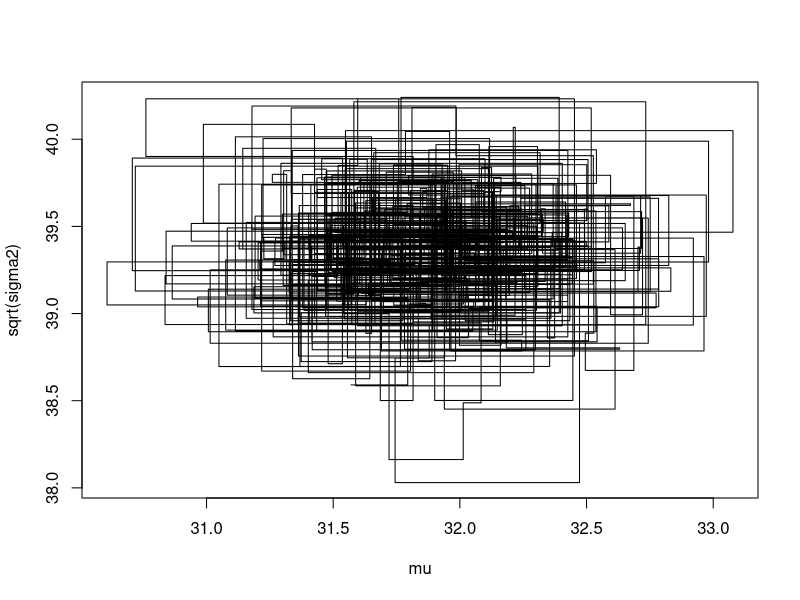
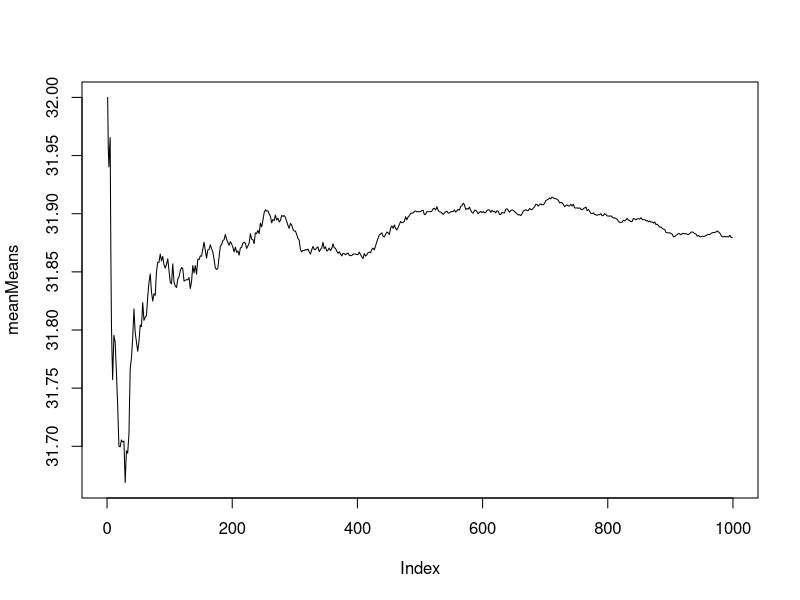
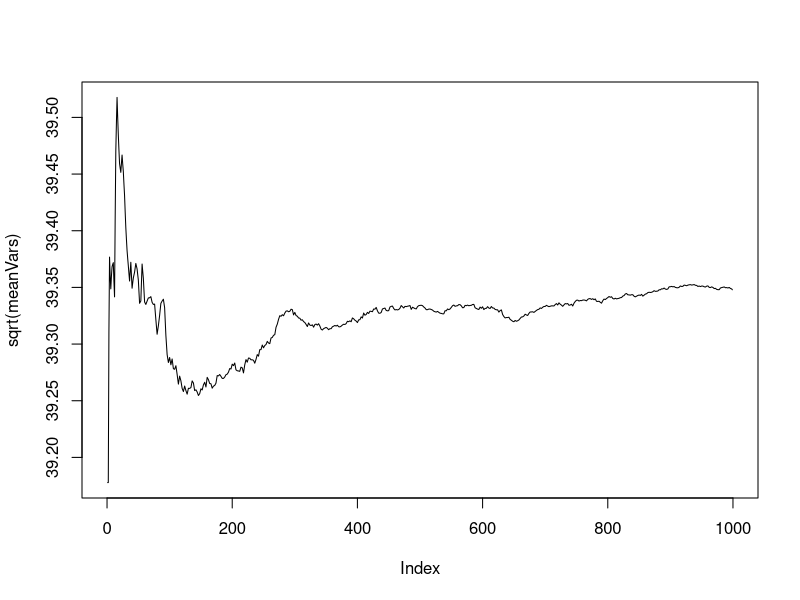
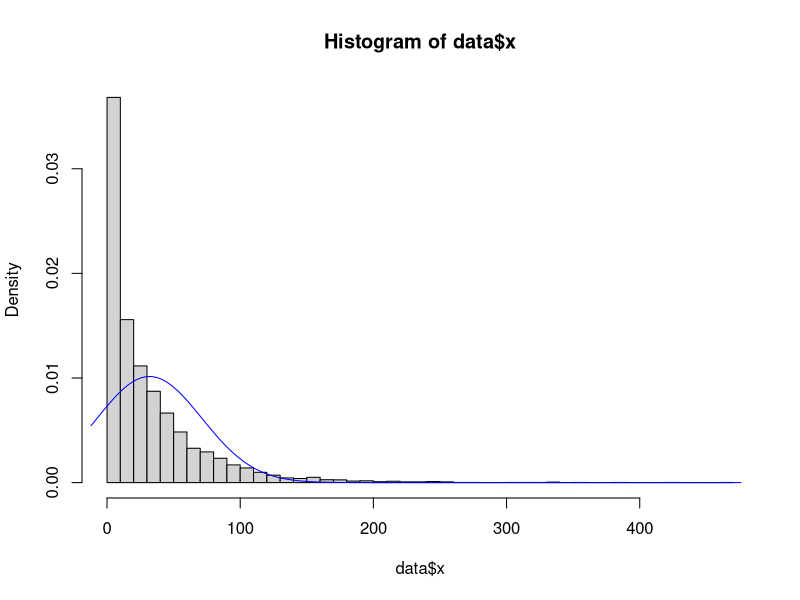

These charts were generated, in order, by the following R code: (Note: this script raises an error after producing the figures.)

data = read.table("rainfall.txt", col.names = "x")

########### A ###########
# parameter init values
mu0 <- 30
tau0 <- 1
v0 <- 0
sigma0 <- 10

n <- nrow(data)
dataMean <- mean(data$x)
vn <- v0 + n

iter <- 1000

# draw mu 
drawMu <- function(prevMu, prevSigma) {
  tauSq <- 1/( (n/prevSigma) + (1/tau0^2) ) 
  w <- (n/prevSigma)/((n/prevSigma) + (1/tau0^2))
  mu <- w*dataMean + (1-w)*mu0
  draw <- rnorm(1, mu, sqrt(tauSq))
  return (draw)
}
#inv chi square
invChiSquare <- function(v, s) {
  return(v*s / rchisq(1,v))
}

# draw sigma 
drawSigma <- function(mu) {
  sum <- 0 
  for (i in 1:n) {
    sum <- sum + (data[i,1] - mu)^2
  }
  s <- (v0*sigma0 + sum)/(n+v0)
  return(invChiSquare(vn, s))
}

mu <- c()
sigma2 <- c()

currMu <- 32 
currSigma <- sigma0
for (i in 1:iter) {
  if(i %% 2 == 0) {
    currMu <- drawMu(currMu, currSigma)
  } else {
    currSigma <- drawSigma(currMu) 
  }
  mu <- c(mu, currMu)
  print(length(mu))
  sigma2 <- c(sigma2, currSigma)
}

## plot trajectories of sampled mu and sigma
plot(mu, sqrt(sigma2),type='l')

# Also consider plotting the trajectories (the sampled values of mu and sigma2) over the iterations.
meanMeans = c()
meanVars = c()
for (i in 2:iter){
  # if(i%%2 == 0){
    # the trajector between the current and previous mu/sigma
    meanMeans = c(meanMeans, mean(mu[i-1:i]))
    meanVars = c(meanVars, mean(sigma2[i-1:i]))
  #}
}
plot(meanMeans, type='l', xlim=c(0,1000))
plot(sqrt(meanVars), type='l', xlim=c(0,1000))

########## C #########
# Your plot is very small and hard to see. 
# The green density looks incorrect, maybe just using the wrong grid.
# Your mixture density is plotted using the default output from Mattias' 
# code which computes the mean of the mixture densities computed at each Gibbs iteration. 
# This is ok, but not exactly the same as the density requested in the problem, 
# which is based on the posterior mean of the parameters.

densityData = density(data$x)

xGrid = seq(min(densityData$x),max(densityData$x),length = length(densityData$x))
ndens = dnorm(xGrid, mean(mu), mean(sqrt(sigma2)))

hist(data$x, 50, freq = FALSE)

lines(xGrid,
      ndens, 
      col='blue')

lines(mixDens, 
      col = 'green')

legend("topright", 
       box.lty = 1, 
       legend = c("Data",'Normal model', 'Mixed models'), 
       col = c("black",'blue', 'green'), 
       lwd = 2)

